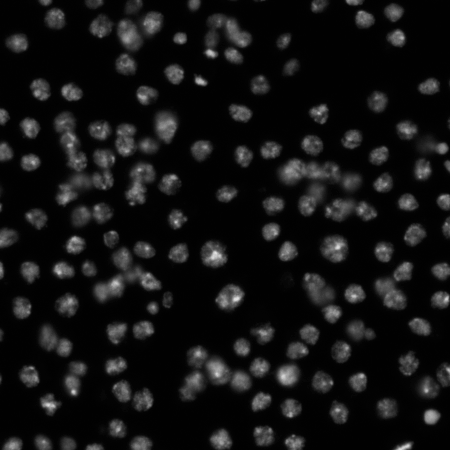
#> input picture Day_2_June_24/Jupyter_Notebooks/images/A9_p7d.tif, 450 x 450 px
$ jupyter execute 03_1_spot_detection.ipynb
#> lines starting #> are read from the running program, lines starting #| are printed output that depends on the picture
# Spot detection

In this section we will speak about spot detection.
It is really useful when you don't need to get precise segmentation masks for objects, and you just need to count and localize them.

We can divide the topic into 2 main approaches; local maxima detection and blob detection.

[cell 1]
import numpy as np
import pandas as pd
import math
import matplotlib.pyplot as plt
import skimage
import skimage.io
import skimage.morphology
import scipy.ndimage as ndi
import stackview

## Local maxima detection

For detecting local maxima, more precisely pixels surrounded by pixels with lower intensity, we can use the [```peak_local_max()```](https://scikit-image.org/docs/stable/api/skimage.feature.html#skimage.feature.peak_local_max) function from scikit-image.

We start by loading an image for demonstration purposes. We use image set [BBBC007v1](https://bbbc.broadinstitute.org/BBBC007) (Jones et al., Proc. ICCV Workshop on Computer Vision for Biomedical Image Applications, 2005), available from the Broad Bioimage Benchmark Collection [Ljosa et al., Nature Methods, 2012].

[cell 2]
image = skimage.io.imread("images/A9_p7d.tif")
#> image is the input picture: shape (450, 450); min 1, max 226, mean 18.9
plt.subplots(figsize=(8,8))
plt.imshow(image, cmap = 'gray');

A common preprocessing step before detecting maxima is blurring the image. This makes sense to avoid detecting maxima that are just intensity variations resulting from noise.

[cell 3]
preprocessed = skimage.filters.gaussian(image, sigma=2, preserve_range=True) # keeps the original range of values
plt.subplots(figsize=(8,8))
plt.imshow(preprocessed, cmap = 'gray');

The ```peak_local_max()``` function allows detecting maxima which have higher intensity than surrounding pixels according to a defined threshold.

[cell 4]
coordinates = skimage.feature.peak_local_max(preprocessed, threshold_abs=10)
#> coordinates = 202 pairs, first value 6 to 446, second value 12 to 448
coordinates.shape
#> Out = (202, 2)

And these coordinates can be visualized using matplotlib’s plot function.

[cell 5]
plt.subplots(figsize=(8,8))
plt.imshow(preprocessed, cmap = 'gray')
plt.plot(coordinates[:, 1], coordinates[:, 0], 'c+');
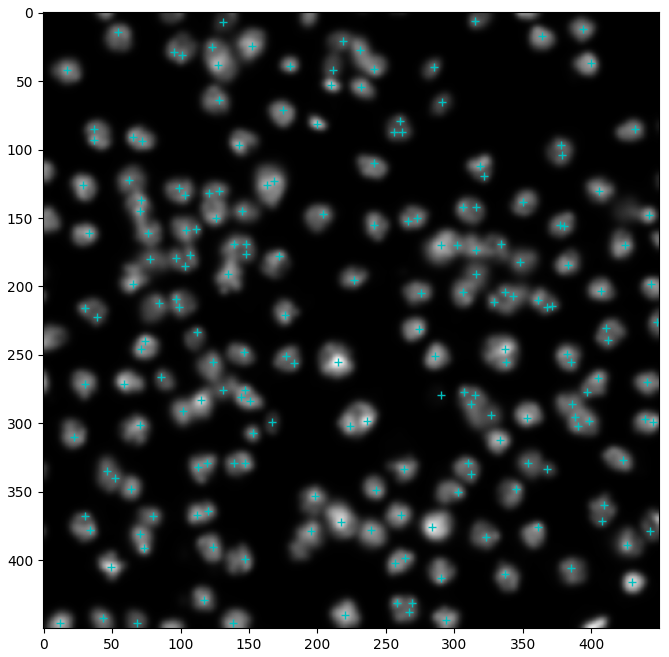
#> figure drawn by matplotlib, 1 panel

If there are too many maxima detected, one can modify the results by changing the ```sigma``` parameter of the Gaussian blur above or by changing the ```threshold``` passed to the peak_local_max function.

[cell 6]
coordinates_2 = skimage.feature.peak_local_max(preprocessed, threshold_abs=100)
#> coordinates_2 = 103 pairs, first value 12 to 446, second value 12 to 445
plt.subplots(figsize=(8,8))
plt.imshow(preprocessed, cmap = 'gray')
plt.plot(coordinates_2[:, 1], coordinates_2[:, 0], 'c+');

[cell 7]
coordinates.shape
#> Out = (202, 2)

[cell 8]
coordinates_2.shape
#> Out = (103, 2)

## Blob detection

A other common procedure for spot detection is blob detection. It is typically applied with Difference-of-Gaussian (DoG), Laplacian-of-Gaussian (LoG) and Determinant-of-Hessian (DoH) images. In this course we will only talk about DoG and LoG, and we will use scikit-image functions. The advantage of [these methods](https://scikit-image.org/docs/stable/auto_examples/features_detection/plot_blob.html) is that no pre-processing is necessary, it is built-in.

For technial reasons it is important to convert the pixel type of the input image first, [see this discussion](https://forum.image.sc/t/how-to-use-scikit-images-blob-dog/75150) if you want to get more details about it.

[cell 9]
image = image.astype(float)

### Difference-of-Gaussian (DoG)

As we have seen in previous chapters, Gaussian filters can be chosen to suppress small structures. But what if we also wish to suppress large structures – so that we can concentrate on detecting or measuring structures with sizes inside a particular range ?

Suppose we apply one Gaussian filter to reduce small structures. Then we apply a second Gaussian filter, bigger than the first, to a duplicate of the original image. This will remove even more structures, while still preserving the largest features in the image.
The trick is that, if we subtract this second filtered image from the first, we are left with an image that contains the information that ‘falls between’ the two smoothing scales we used. This process is called Difference of Gaussians (DoG) filtering. The resulting images are subtracted from each other resulting in an image where objects smaller and larger than a defined size or sigma range are removed. Read more in the documentation of [```blob_dog()```](https://scikit-image.org/docs/stable/api/skimage.feature.html#skimage.feature.blob_dog).

Image [sources](https://bioimagebook.github.io/chapters/2-processing/4-filters/filters.html)

[cell 10]
coordinates_dog = skimage.feature.blob_dog(image, min_sigma=5, max_sigma=10, threshold=1)
#> coordinates_dog = 161 rows, first 8: [449, 404, 5], [256, 215, 5], [376, 286, 5], [416, 431, 5], [404, 49, 5], [270, 60, 5], [370, 217, 5], [449, 12, 5]
coordinates_dog.shape
#> Out = (161, 3)

This array contains coordinates in x and y and the sigma corresponding to the maximum. We can extract the list of coordinates and visualize it.

[cell 11]
plt.subplots(figsize=(8,8))
plt.imshow(image, cmap = 'gray')
plt.plot(coordinates_dog[:, 1], coordinates_dog[:, 0], 'c+');
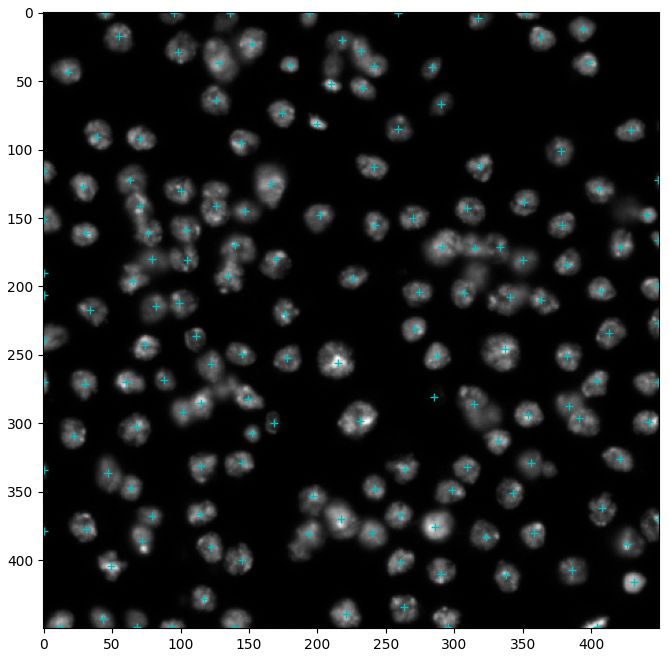
#> figure drawn by matplotlib, 1 panel

### Laplacian-of-Gaussian (LoG)

The appearance of a LoG filter is like an upside-down DoG filter.

The LoG technique is a Laplacian kernel applied to a Gaussian blurred image.
The appearance of a LoG filter is like an upside-down DoG filter, but if the resulting image is inverted then the results are comparable.

In fact, DoG filters are a faster approach of LoG filters. The LoG approach is more accurate and slower. See [```blob_log()```](https://scikit-image.org/docs/stable/api/skimage.feature.html#skimage.feature.blob_log) documentation.

[cell 12]
coordinates_log = skimage.feature.blob_log(image, min_sigma=5, max_sigma=10, num_sigma=10, threshold=1)
#> coordinates_log = 165 rows, first 8: [449, 403, 5], [416, 431, 5], [376, 286, 6.67], [256, 215, 6.11], [405, 49, 5], [270, 60, 5], [81, 200, 5], [294, 354, 6.11]
coordinates_log.shape
#> Out = (165, 3)

[cell 13]
plt.subplots(figsize=(8,8))
plt.imshow(image, cmap = 'gray')
plt.plot(coordinates_log[:, 1], coordinates_log[:, 0], 'c+');

 From this set of coordinates we can create a label image and expand the labels.

[cell 14]
# Create a label image from coordinates
label_image = np.zeros_like(image, dtype=int)
for i, coord in enumerate(coordinates_dog, 1):
    y, x = int(coord[0]), int(coord[1])
    label_image[y, x] = i  # Assign different labels to detected objects
#> this loop made 161 passes
#> (coord, y, x) on passes 1 to 3: ([449, 404, 5], 449, 404), ([256, 215, 5], 256, 215), ([376, 286, 5], 376, 286)
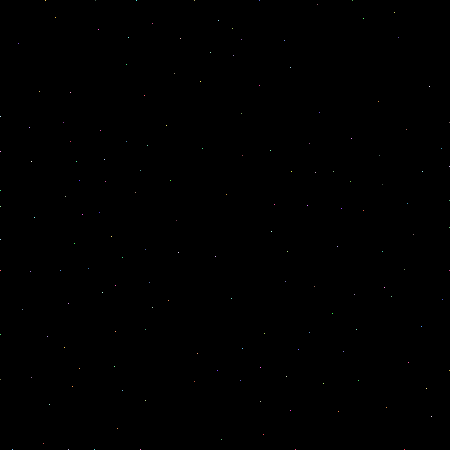
#> label_image: shape (450, 450) int64; 162 distinct labels, from 0 to 161; one colour per label, 0 black

# Expand labels by a fixed number of pixels
expanded_labels = skimage.segmentation.expand_labels(label_image, distance=5)
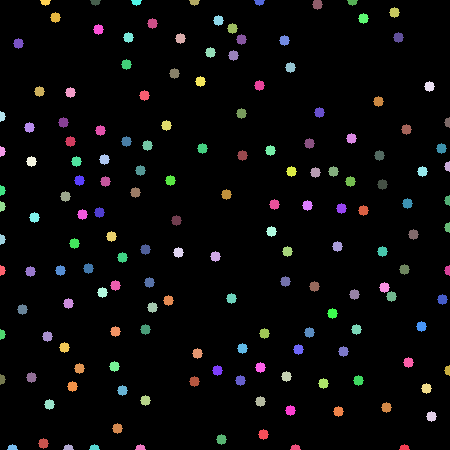
#> expanded_labels: shape (450, 450) int64; 162 distinct labels, from 0 to 161; one colour per label, 0 black

[cell 15]
plt.subplots(figsize=(8,8))
plt.imshow(image, cmap = 'gray', alpha=0.5)
plt.imshow(expanded_labels, cmap='tab20', alpha=0.5); #random colours for the labels
